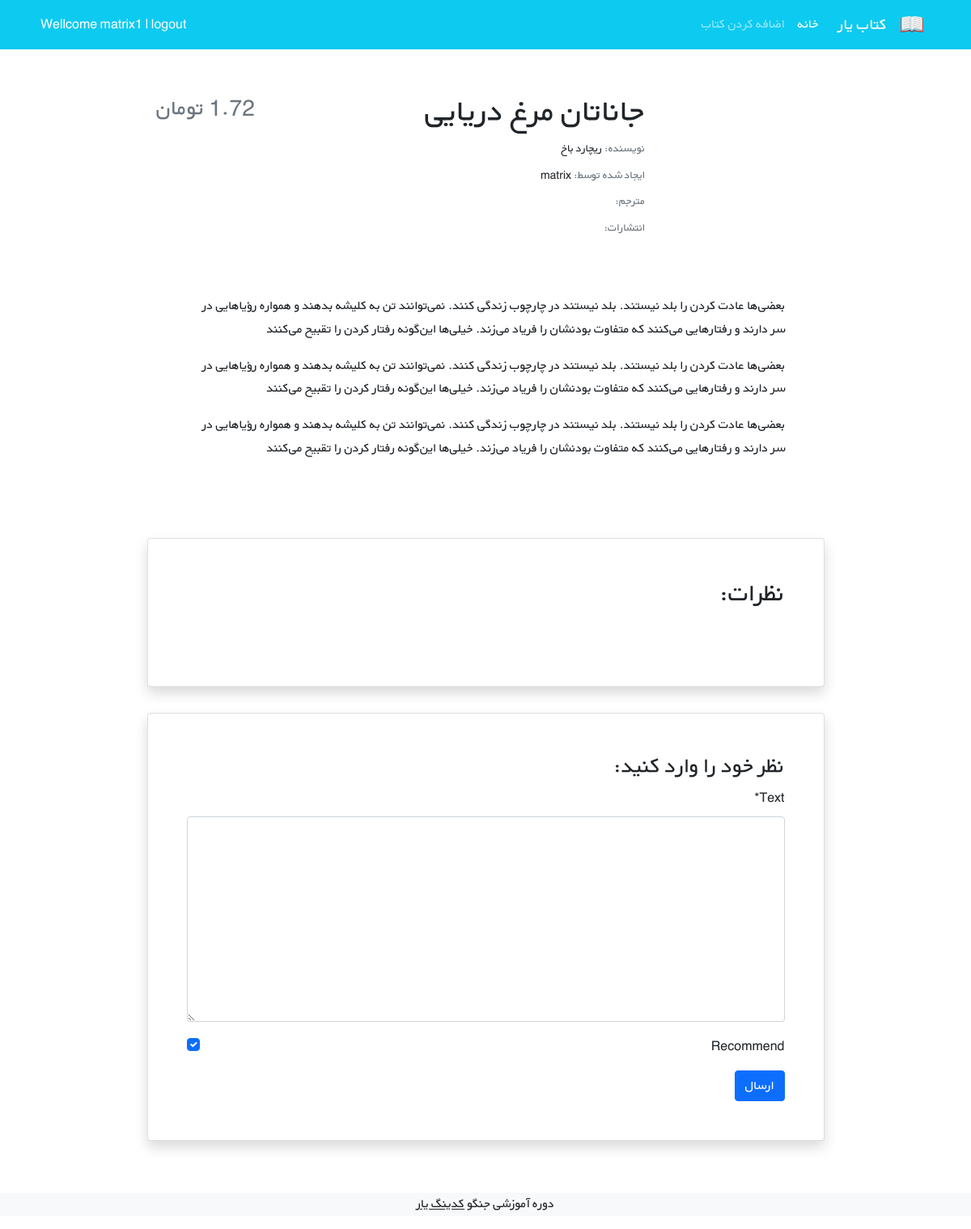
Page /books/9 (signed in) on the committed database.
### accounts/models.py (models this page shows)
class CustomUser(AbstractUser):
    age = models.PositiveIntegerField(null=True, blank=True)

### books/models.py (models this page shows, shortened)
class MdlBook(models.Model):
    user = models.ForeignKey(get_user_model(), on_delete=models.CASCADE)
    title = models.CharField(max_length=200)
    author = models.CharField(max_length=200)
    content = models.TextField()
    price = models.DecimalField(max_digits=5, decimal_places=2)
    cover = models.ImageField(upload_to="covers/", blank=True)

### books/views.py (the view)
# urls.py: path('<int:pk>', book_detail_view, name="book_detail"),
@login_required
def book_detail_view(request, pk): #
    book = get_object_or_404(MdlBook, pk=pk)
    book_comments = book.comments.all() # mainmodel.relatedName.all()
    if request.method == "POST":
        comment_form = CommentForm(request.POST)
        if comment_form.is_valid():
            new_comment = comment_form.save(commit=False)
            new_comment.book = book
            new_comment.user = request.user
            new_comment.save()
            comment_form = CommentForm()
    else:
        comment_form = CommentForm()
    context = {
        "book": book,
        "comments": book_comments,
        "comment_form": comment_form,
    }
    return render(request, "books/book_detail.html", context)

### books/forms.py
class CommentForm(forms.ModelForm):
    class Meta:
        model = Comment
        fields = ("text", "recommend", )

### books/templatetags/book_tags.py (called while the page is built)
@register.filter(name="name_to_use_in_html")
def to_lowercase(value):
    return value.lower()

### books/templates/books/book_detail.html (shortened to what this page needs)
{% extends "_base.html" %}
{% load book_tags %}
{% load crispy_forms_tags %}
{% block content %}
<div class="container mt-5" dir="rtl">
    <div class="">
        <div class="">
            <div class="d-flex justify-content-center">
                <div class="row w-sm-75 w-100">
                    <div class="col-xs-12 col-md-3 d-flex justify-content-center">
                    </div>
                    <div class="col-xs-12 col-md-6 text-center text-md-end mt-md-1 mt-4">
                        <h1>{{ book.title }}</h1>
                        <h5 class="small my-1"><span class="text-muted">نویسنده: </span>{{ book.author }}</h5>
                        <h5 class="small my-1"><span class="text-muted">ایجاد شده توسط: </span>{{ book.user.username }}</h5>
                        <h5 class="small my-1"><span class="text-muted">مترجم: </span></h5>
                        <h5 class="small my-1"><span class="text-muted">انتشارات: </span></h5>
                    </div>
                    <div class="col-xs-12 col-md-3 d-flex flex-column">
                        <h3 class="align-self-center pt-2 text-muted align-self-md-end">
							{{ book.price }} تومان
                        </h3>
                    </div>
                </div>
            </div>
            <div class="d-flex justify-content-center">
                <div class="my-3 p-5 w-sm-75 w-100">
					{{ book.content|name_to_use_in_html|linebreaks }}
				</div>
            </div>
            <div class="d-flex justify-content-center">
                <div class="card shadow my-3 p-5 w-sm-75 w-100">
                    <h2 class="mb-5">نظرات:</h2>
                </div>
            </div>
            <div class="d-flex justify-content-center">
                <div class="card shadow my-3 p-5 w-sm-75 w-100">
                    <h3>نظر خود را وارد کنید:</h3>
                    <form method="POST">
                        {{ comment_form|crispy }}
                        <button type="submit" class="btn btn-primary">ارسال</button>
                    </form>
                </div>
            </div>
        </div>
    </div>
</div>
{% endblock content %}

### templates/_base.html (shortened to what this page needs)
{% load static %}
<!doctype html>
<html lang="en">
<head>
    <link href="https://cdn.jsdelivr.net/npm/bootstrap@5.1.3/dist/css/bootstrap.min.css" rel="stylesheet"
>
    <link rel="stylesheet" href="{% static 'css/style.css' %}">
</head>
<body>
<nav class="navbar navbar-expand-lg navbar-dark bg-info" dir="rtl">
    <div class="container">
        <a class="navbar-brand" href="#">
            <img src="icons/book.png" alt="" height="30"
                 class="d-inline-block align-text-top">
        </a>
        <a class="navbar-brand mx-3" href="#">کتاب یار</a>
        <div class="collapse navbar-collapse" id="navbarNavAltMarkup">
            <div class="navbar-nav">
                <a class="nav-link active" aria-current="page" href="{% url 'book_list' %}">خانه</a>
                <a class="nav-link" href="{% url 'book_create' %}">اضافه کردن کتاب</a>
            </div>
        </div>
        <div class="mx-2 text-white">
		    {% if user.is_authenticated %}
            Wellcome {{ user.username }} | <a class="link-light text-decoration-none" href="{% url "logout" %}">logout</a>
            {% else %}
            <a class="link-light text-decoration-none" href="{% url "login" %}">Login</a> | <a class="link-light text-decoration-none" href="{% url "signup" %}">Sign-up</a>
            {% endif %}
		</div>
    </div>
</nav>
							{% block content %}
							{% endblock content %}
<footer class="bg-light text-center text-lg-start mt-5">
  <div class="text-center bg-grey">
      <p>دوره آموزشی جنگو <a class="text-dark" href="https://codingyar.com/" target="_blank">کدینگ یار</a></p>
  </div>
</footer>
</body>
</html>

### static/css/style.css (style rules this page uses)
* { font-family: 'BYekan', sans-serif; line-height: 1.8rem; }
@media (min-width: 576px) { .w-sm-75 { width: 75%!important; } }

### rows in the picture
CustomUser: username "matrix1"
MdlBook: title "جاناتان مرغ دریایی", author "ریچارد باخ", user.username "matrix", content|name_to_use_in_html "بعضی‌ها عادت کردن را بلد نیستند. بلد نیستند در چارچوب زندگی کنند. نمی‌توانند تن به کلیشه بدهند و همواره رؤیاهایی در سر دارند و رفتارهایی می‌کنند که متفاوت بودنشان را فریاد می‌زند. خیلی‌ها این‌گونه رفتار کردن را تقبیح می‌کنند بعضی‌ها عادت کردن را بلد نیستند. بلد نیستند در چارچوب زندگی کنند. نمی‌توانند تن به کلیشه بدهند و همواره رؤیاهایی در سر دارند و رفتارهایی می‌کنند که متفاوت بودنشان را فریاد می‌زند. خیلی‌ها این‌گونه رفتار کردن را تقبیح می‌کنند بعضی‌ها عادت کردن را بلد نیستند. بلد نیستند در چارچوب زندگی کنند. نمی‌توانند تن به کلیشه بدهند و همواره رؤیاهایی در سر دارند و رفتارهایی می‌کنند که متفاوت بودنشان را فریاد می‌زند. خیلی‌ها این‌گونه رفتار کردن را تقبیح می‌کنند"
